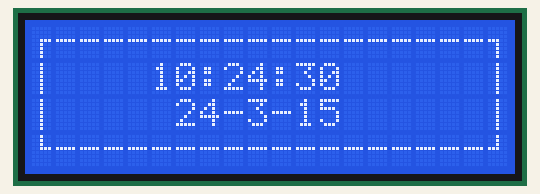
This sketch was run on a simulated Arduino Uno, built with avr-gcc and run on an emulated ATmega328P. On the bench: 20×4 character LCD. The local clock reads 2024-03-15 10:24:30 at power-on unless the sketch sets it.

Above: at 0.2 s.
At 4.3 s:
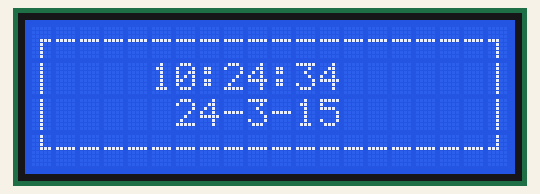
At 11.5 s:
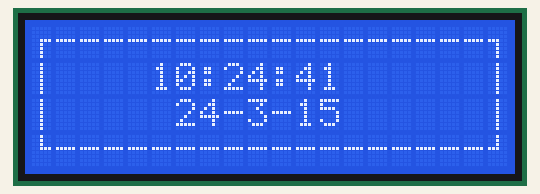
At 18.7 s:
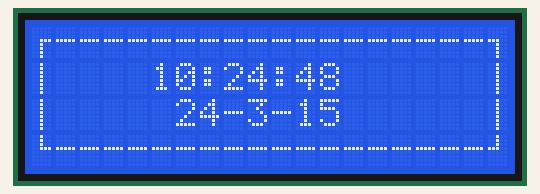
At 27.9 s:
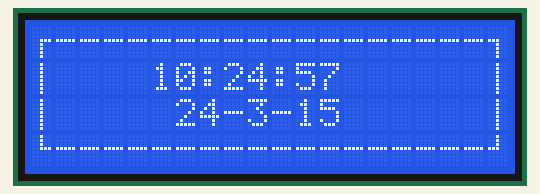
At 38.1 s:
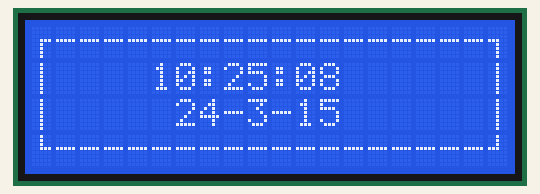

Measured:
- what the display in image 1 shows lasts 1.0 s, from 4.3 s to 5.3 s

The sketch:

rtcWdisplay.ino
```cpp
#include <Wire.h>
#include <LiquidCrystal_I2C.h>
#include <DS3231.h>

LiquidCrystal_I2C lcd(0x27,20,4);  // Set the LCD I2C address
DS3231 rtc;

//initialize variable
bool Century=false;
bool h12=false;
bool PM=false;

void setup()
{
  Wire.begin();
  lcd.begin(20,4);
  lcd.backlight();

  createCustomCharacters();

  printFrame();
}

byte verticalLine[8] = {
  B00100,
  B00100,
  B00100,
  B00100,
  B00100,
  B00100,
  B00100,
  B00100
};

byte char2[8] = {
  B00000,
  B00000,
  B00000,
  B11100,
  B00100,
  B00100,
  B00100,
  B00100
};

byte char1[8] = {
  B00000,
  B00000,
  B00000,
  B00111,
  B00100,
  B00100,
  B00100,
  B00100
};

byte char3[8] = {
  B00100,
  B00100,
  B00100,
  B00111,
  B00000,
  B00000,
  B00000,
  B00000
};

byte char4[8] = {
  B00100,
  B00100,
  B00100,
  B11100,
  B00000,
  B00000,
  B00000,
  B00000
};

void createCustomCharacters()
{
  lcd.createChar(0, verticalLine);
  lcd.createChar(1, char1);
  lcd.createChar(2, char2);
  lcd.createChar(3, char3);
  lcd.createChar(4, char4);
}

void printFrame()
{
  lcd.setCursor(1,0);
  lcd.print("------------------");
  lcd.setCursor(1,3);
  lcd.print("------------------");
  lcd.setCursor(0,1);
  lcd.write(byte(0));
  lcd.setCursor(0,2);
  lcd.write(byte(0));
  lcd.setCursor(19,1);
  lcd.write(byte(0));
  lcd.setCursor(19,2);
  lcd.write(byte(0));
  lcd.setCursor(0,0);
  lcd.write(byte(1));
  lcd.setCursor(19,0);
  lcd.write(byte(2));
  lcd.setCursor(0,3);
  lcd.write(byte(3));
  lcd.setCursor(19,3);
  lcd.write(byte(4));
}

void loop()
{
  lcd.setCursor(5,1);
  byte seconds,minutes;
  minutes = rtc.getMinute();
  seconds = rtc.getSecond();
  lcd.print(rtc.getHour(h12,PM));
  lcd.print(":");
  if (minutes<10) {
    lcd.print("0");
  }
  lcd.print(minutes);
  lcd.print(":");
  if (seconds<10) {
    lcd.print("0");
  }
  lcd.print(seconds);
  lcd.setCursor(6,2);
  lcd.print(rtc.getYear());
  lcd.print("-");
  lcd.print(rtc.getMonth(Century));
  lcd.print("-");
  lcd.print(rtc.getDate());

  delay(1000);
}
```
